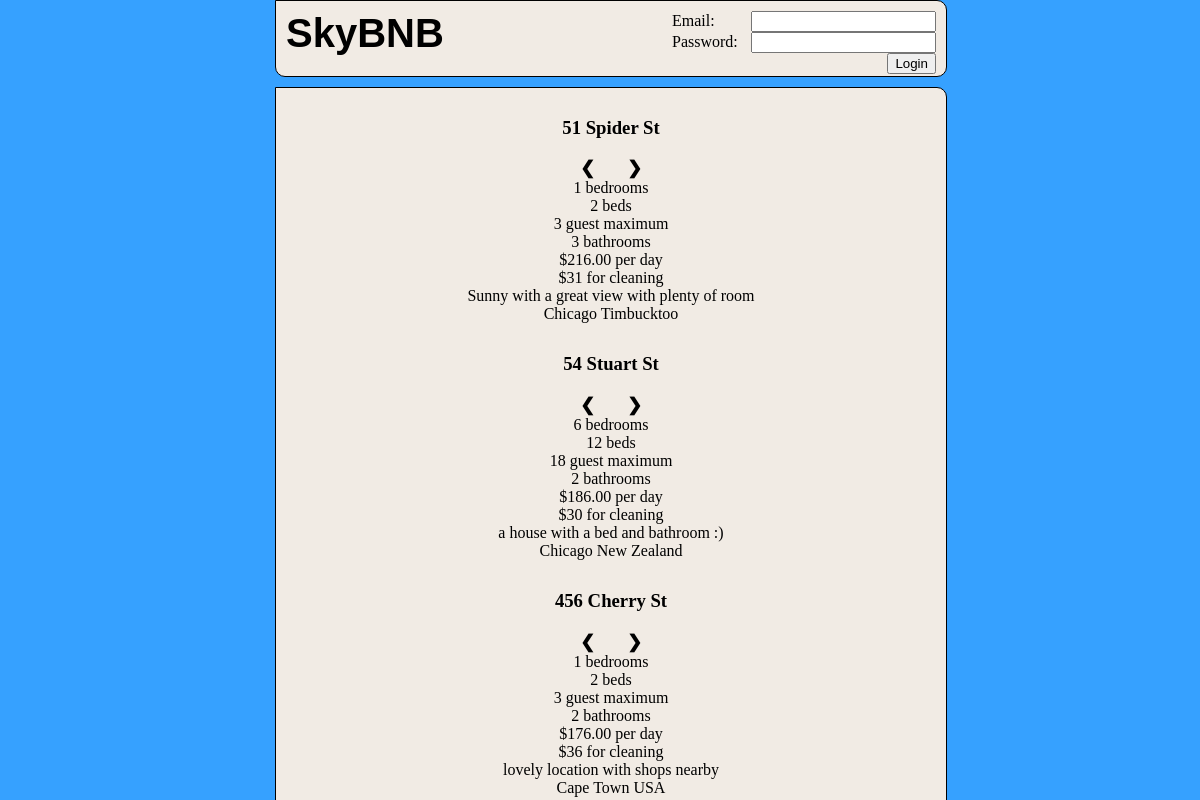
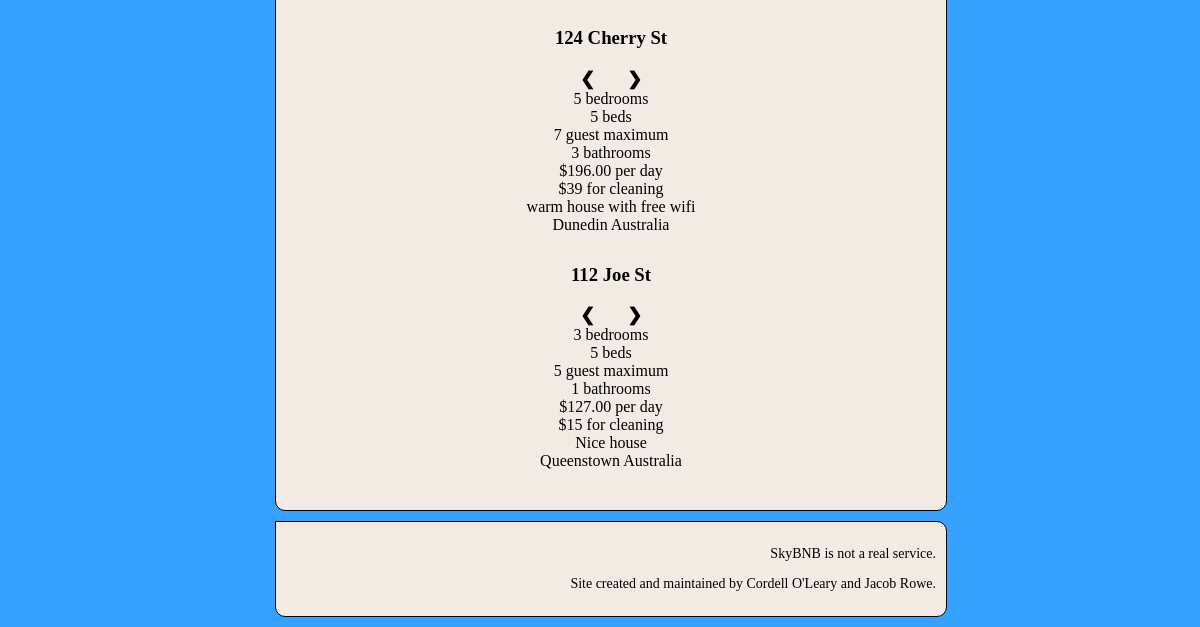
The page /webserver_files/www/home.php on the database as committed earlier (2 pictures, top to bottom).
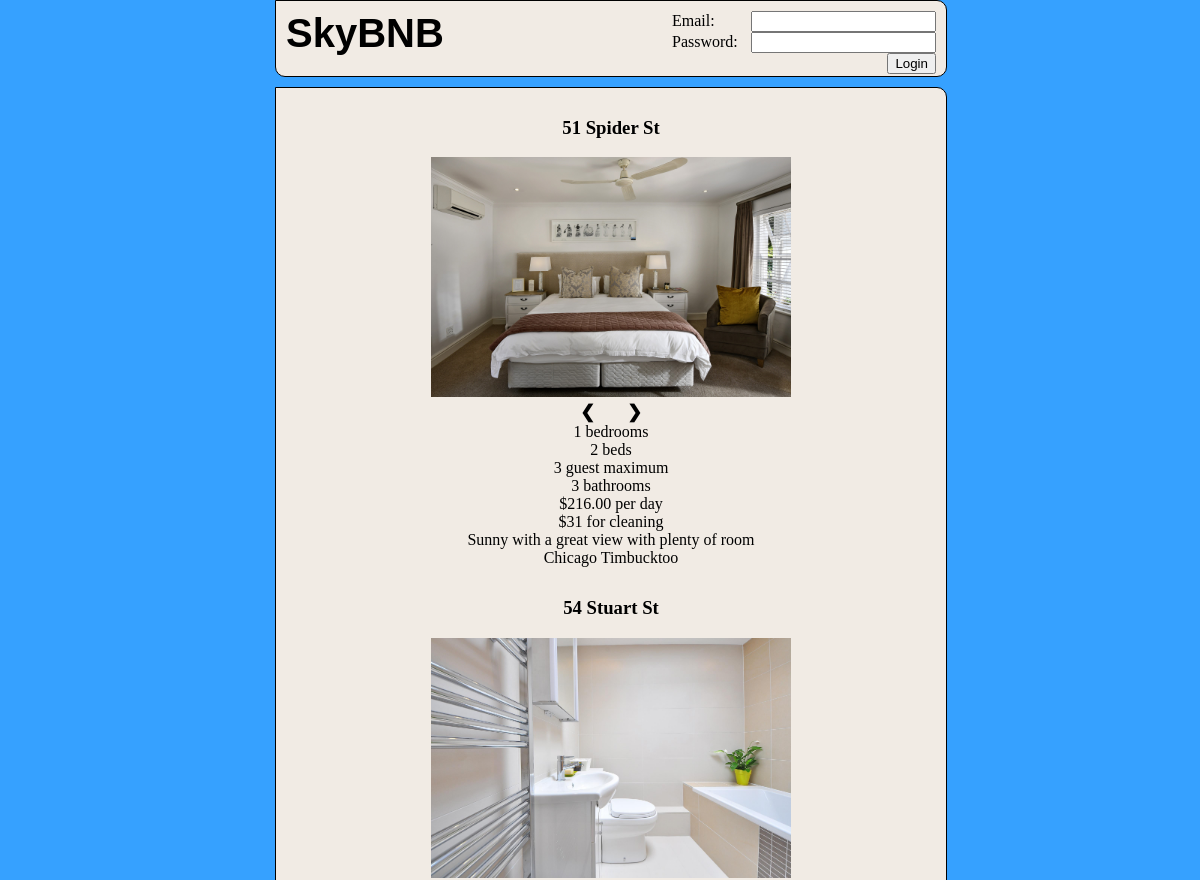
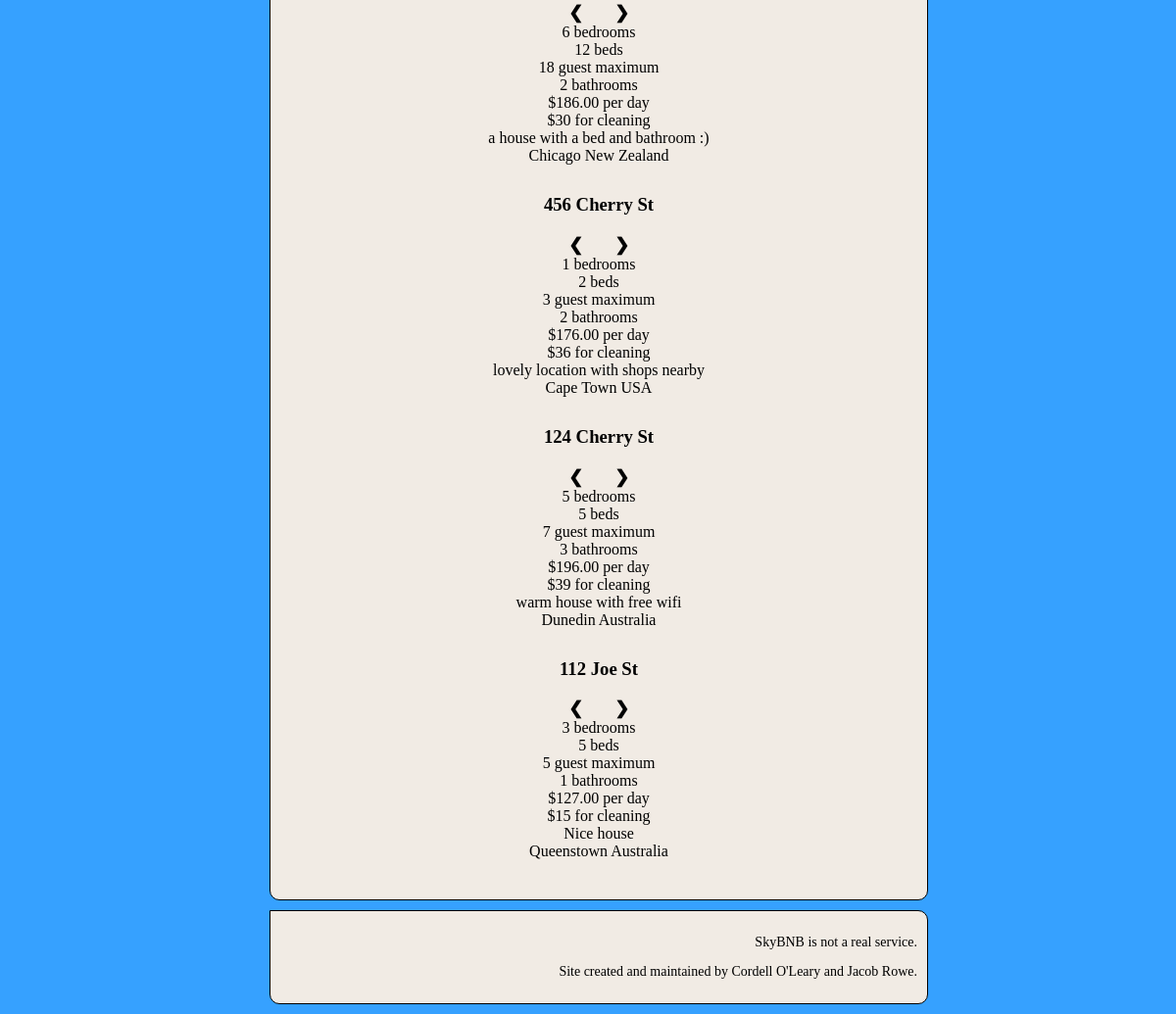
The same page on the database as committed later (2 pictures, top to bottom).
### tables this page shows
CREATE TABLE Houses (

  house_id int(255) AUTO_INCREMENT,

  bedrooms int(255) not null,
  
  beds int(255) not null,
  
  guest_limit int(255) not null,
  
  bathrooms int(255) not null,
  
  price_per_day decimal(65,2) not null,
  
  cleaning_fee int(255) not null,
  
  description varchar(600) not null,
  
  city varchar(100) not null,
  
  country varchar(100) not null,
  
  address varchar(150) not null,
  
  approved bool not null,

  PRIMARY KEY (house_id)

);

CREATE TABLE House_image (
    path varchar(255),
    house_id int(255),
    PRIMARY KEY (path),
    FOREIGN KEY (house_id) references Houses(house_id)
);

### webserver_files/www/home.php (the view, shortened to what this page needs)
<?php
$servername = "192.168.12.42";
$username = "adminprivilege";
$password = "password1239";
$dbname = "skybnb";
$conn = new mysqli($servername, $username, $password, $dbname);
include("header.php");
?>
    <main>
        <?php
        $sql = "SELECT * FROM Houses where(approved='false')";
        $result = $conn->query($sql);
        $obj = $result->fetch_object();
        $count = 0;
        while ($obj != "") {
            $s = "SELECT * FROM House_image where(house_id = $obj->house_id)";
            $res = $conn->query($s);
            echo "<ul class='house'>";
            echo "<li><h3>$obj->address</h3></li>";
            echo "<div class='container' id='$count'>";
            $c = 0;
            while ($o = $res->fetch_assoc()) {
                if ($o != "") {
                    echo "<li><div class='slide fade'><img class='$c' src=$o[path] width='360' height='240'></div></li>";
                    $c+=1;
                }
            }
            echo "<a class='prev' onclick='plusSlides(-1,$count)'>&#10094;</a>";
            echo "<a class='next' onclick='plusSlides(1,$count)'>&#10095;</a></div>";
            echo "<li> $obj->bedrooms bedrooms</li>";
            echo "<li>$obj->beds beds</li>";
            echo "<li>$obj->guest_limit guest maximum</li>";
            echo "<li>$obj->bathrooms bathrooms</li>";
            echo "<li>$$obj->price_per_day per day</li>";
            echo "<li>$$obj->cleaning_fee for cleaning</li>";
            echo "<li>$obj->description</li>";
            echo "<li>$obj->city $obj->country</li>";
            echo "</ul>";
            $obj = $result->fetch_object();
            $count ++;
        }
        ?>
    </main>
<?php
include("footer.php");
?>

### webserver_files/www/header.php (shortened to what this page needs)
<!DOCTYPE html>
<html lang="en">
<head>
    <link rel="stylesheet" type="text/css" href="style.css">
</head>
<body>
<header>
    <h1>SkyBNB</h1>
    <div id="user">
            <div id="login">
                <form id="loginForm" method="post">
                    <label for="loginEmail">Email: </label>
                    <input type="text" name="loginEmail" id="loginEmail"><br>
                    <label for="loginPassword">Password: </label>
                    <input type="password" name="loginPassword" id="loginPassword"><br>
                    <input type="submit" id="loginSubmit" value="Login">
                </form>
            </div>
    </div>
</header>

### webserver_files/www/footer.php
<footer>
    <p>
        SkyBNB is not a real service.
    </p>
    <p>
        Site created and maintained by Cordell O'Leary and Jacob Rowe.
    </p>
</footer>
</body>
</html>

### webserver_files/www/style.css (style rules this page uses)
body { background-color: #36a1ff; width: 650px; margin: 0 auto; }
header, main, footer { padding: 10px; margin: 0 0 10px 0; border: 1px solid; border-radius: 0 10px 10px 10px; background-color: #f1EBE4; color: inherit; width: inherit; }
header { top: 0; z-index: 100; padding-bottom:20px; }
footer { text-align: right; font-size: 14px; }
#loginForm label { display: inline-block; width: 75px; }
#loginSubmit { float: right; }
h1 { font-size: 40px; display: inline-block; font-family: Calibri, sans-serif; margin: 0; }
#user { float: right; }
.house { list-style:none; margin:0 0 30px 0; padding:0; text-align: center; }
.container { position: relative; margin: auto; }
.slide { display: none; }
.prev, .next { cursor: pointer; top: 50%; width: auto; margin-top: -22px; padding: 16px; font-weight: bold; font-size: 18px; transition: 0.6s ease; border-radius: 0 3px 3px 0; user-select: none; }
.next { right: 0; border-radius: 3px 0 0 3px; }
.fade { animation-name: fade; animation-duration: 1.5s; }

Rows that differ between the two databases and show on the page:
added house_image: path (picture), shown under houses "51 Spider St"
computed for houses "54 Stuart St": gains house_image (path (picture))
